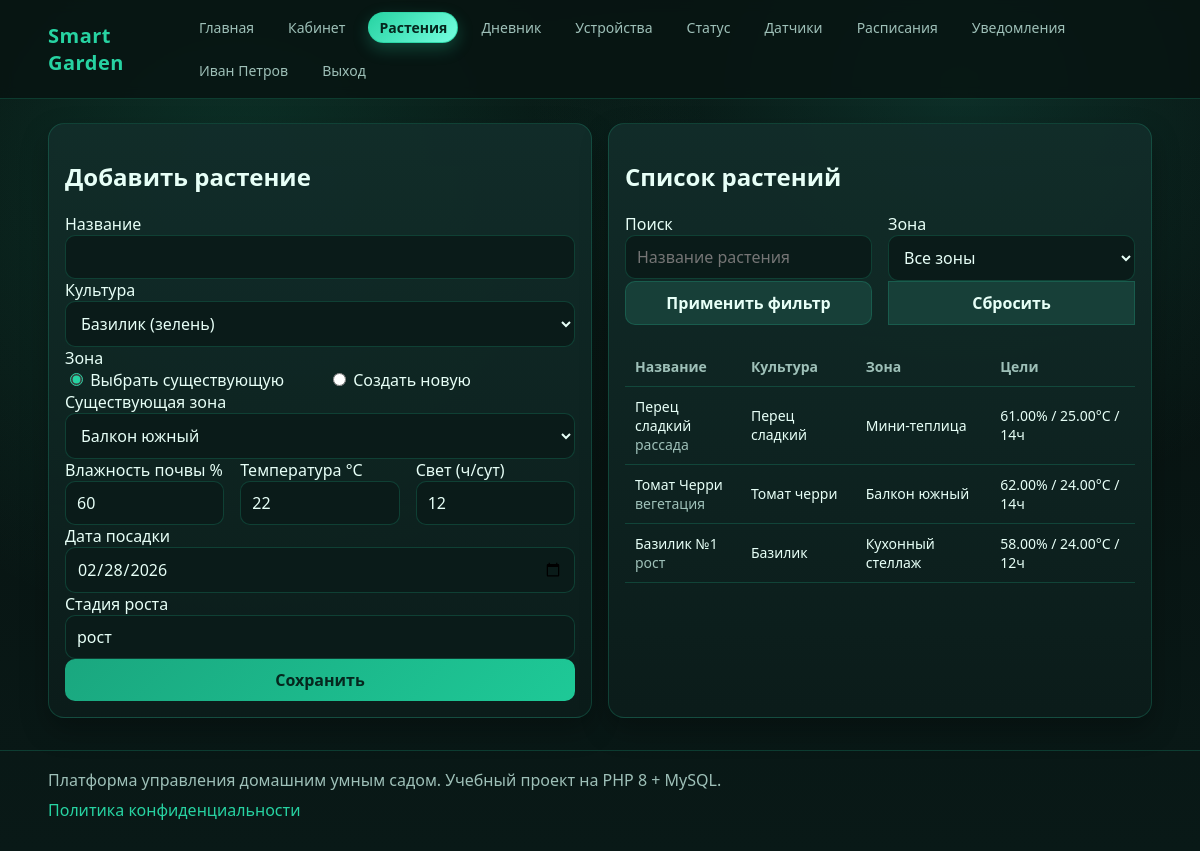
The page /?route=plants (signed in) on the database its author committed.
### tables this page shows
CREATE TABLE plants (
  id INT UNSIGNED AUTO_INCREMENT PRIMARY KEY,
  user_id INT UNSIGNED NOT NULL,
  zone_id INT UNSIGNED NULL,
  catalog_id INT UNSIGNED NULL,
  name VARCHAR(120) NOT NULL,
  stage VARCHAR(80) NOT NULL,
  planted_at DATE NOT NULL,
  target_soil_humidity DECIMAL(5,2) NOT NULL,
  target_temperature DECIMAL(5,2) NOT NULL,
  target_light_hours INT NOT NULL,
  created_at DATETIME NOT NULL,
  INDEX idx_plants_user (user_id),
  FOREIGN KEY (user_id) REFERENCES users(id) ON DELETE CASCADE,
  FOREIGN KEY (zone_id) REFERENCES zones(id) ON DELETE SET NULL,
  FOREIGN KEY (catalog_id) REFERENCES plant_catalog(id) ON DELETE SET NULL
);

CREATE TABLE plant_catalog (
  id INT UNSIGNED AUTO_INCREMENT PRIMARY KEY,
  name VARCHAR(120) NOT NULL,
  category VARCHAR(80) NOT NULL,
  optimal_soil_humidity DECIMAL(5,2) NOT NULL,
  optimal_temperature DECIMAL(5,2) NOT NULL,
  optimal_light_hours INT NOT NULL,
  description TEXT NULL
);

CREATE TABLE zones (
  id INT UNSIGNED AUTO_INCREMENT PRIMARY KEY,
  user_id INT UNSIGNED NOT NULL,
  name VARCHAR(120) NOT NULL,
  zone_type VARCHAR(80) NOT NULL,
  description TEXT NULL,
  created_at DATETIME NOT NULL,
  INDEX idx_zones_user (user_id),
  FOREIGN KEY (user_id) REFERENCES users(id) ON DELETE CASCADE
);

### app/helpers/View.php (called while the page is built, shortened)
<?php
class View
{
    public static function render(string $view, array $data = []): void
    {
        $viewPath = dirname(__DIR__, 2) . '/app/views/' . $view . '.php';
        extract($data, EXTR_SKIP);
        require dirname(__DIR__, 2) . '/app/views/layouts/header.php';
        require $viewPath;
        require dirname(__DIR__, 2) . '/app/views/layouts/footer.php';
    }
}

### app/Controllers/BaseController.php (called while the page is built, shortened)
<?php
class BaseController
{
    protected array $config;
    public function __construct(array $config)
    {
        $this->config = $config;
        $this->db = Database::connection($config);
    }
    protected function render(string $view, array $data = []): void
    {
        $defaults = [
            'appName' => $this->config['app']['name'],
            'currentUser' => Auth::user(),
            'csrfToken' => Csrf::token($this->config['security']['csrf_key']),
            'pageTitle' => $this->config['app']['name'],
            'metaDescription' => 'Платформа управления умным садом и дневник роста растений.',
        ];
        View::render($view, array_merge($defaults, $data));
    }
}

### app/Controllers/GardenController.php (called while the page is built, shortened)
<?php
class GardenController extends BaseController
{
    public function plants(): void
    {
        $uid = (int) $_SESSION['user']['id'];
        $page = max(1, (int) ($_GET['page'] ?? 1));
        $perPage = 8;
        $offset = ($page - 1) * $perPage;
        $q = trim((string) ($_GET['q'] ?? ''));
        $zoneFilter = (int) ($_GET['zone_id'] ?? 0);
        $where = ' WHERE p.user_id = :uid ';
        $params = ['uid' => $uid];
        $countStmt = $this->db->prepare('SELECT COUNT(*) FROM plants p LEFT JOIN plant_catalog c ON c.id = p.catalog_id ' . $where);
        $countStmt->execute($params);
        $total = (int) $countStmt->fetchColumn();
        $stmt = $this->db->prepare(
            'SELECT p.id, p.name, p.stage, p.target_soil_humidity, p.target_temperature, p.target_light_hours,
                    z.name AS zone_name, c.name AS catalog_name
             FROM plants p
             LEFT JOIN zones z ON z.id = p.zone_id
             LEFT JOIN plant_catalog c ON c.id = p.catalog_id
             ' . $where . '
             ORDER BY p.id DESC
             LIMIT :limit OFFSET :offset'
        );
        foreach ($params as $k => $v) {
            $stmt->bindValue(':' . $k, $v, is_int($v) ? \PDO::PARAM_INT : \PDO::PARAM_STR);
        }
        $stmt->bindValue(':limit', $perPage, \PDO::PARAM_INT);
        $stmt->bindValue(':offset', $offset, \PDO::PARAM_INT);
        $stmt->execute();
        $zones = $this->db->prepare('SELECT id, name FROM zones WHERE user_id = :uid ORDER BY name');
        $zones->execute(['uid' => $uid]);
        $catalog = $this->db->query('SELECT id, name, category FROM plant_catalog ORDER BY name ASC');
        $this->render('garden/plants', [
            'pageTitle' => 'Растения',
            'plants' => $stmt->fetchAll(),
            'zones' => $zones->fetchAll(),
            'catalog' => $catalog->fetchAll(),
            'page' => $page,
            'pages' => max(1, (int) ceil($total / $perPage)),
            'filters' => ['q' => $q, 'zone_id' => $zoneFilter],
        ]);
    }
}

### public/index.php (called while the page is built, shortened)
<?php
$root = dirname(__DIR__);
$config = require $root . '/config/config.php';
spl_autoload_register(function (string $class) use ($root): void {
    $prefix = 'App\\';
    $path = $root . '/app/' . str_replace('\\', '/', substr($class, strlen($prefix))) . '.php';
});
require_once $root . '/app/helpers/functions.php';
$routes = require $root . '/routes/web.php';
$router = new App\Helpers\Router($config, $routes);
$router->dispatch();

### app/helpers/Database.php (called while the page is built, shortened)
<?php
class Database
{
    private static ?PDO $pdo = null;
    public static function connection(array $config): PDO
    {
        $db = $config['db'];
        $dsn = sprintf(
            'mysql:host=%s;port=%s;dbname=%s;charset=%s',
            $db['host'],
            $db['port'],
            $db['name'],
            $db['charset']
        );
        try {
            self::$pdo = new PDO($dsn, $db['user'], $db['pass'], [
                PDO::ATTR_ERRMODE => PDO::ERRMODE_EXCEPTION,
                PDO::ATTR_DEFAULT_FETCH_MODE => PDO::FETCH_ASSOC,
                PDO::ATTR_EMULATE_PREPARES => false,
            ]);
        } catch (PDOException $e) {
            throw new PDOException('Ошибка подключения к БД: ' . $e->getMessage(), (int) $e->getCode(), $e);
        }
        return self::$pdo;
    }
}

### app/helpers/functions.php (called while the page is built)
<?php
function e(?string $value): string
{
    return htmlspecialchars((string) $value, ENT_QUOTES | ENT_SUBSTITUTE, 'UTF-8');
}

### app/views/garden/plants.php (the view, shortened to what this page needs)
<div class="grid">
  <section class="card span-6">
    <h2>Добавить растение</h2>
    <form method="post" action="/?route=plants/add" id="plant-form">
      <label>Название</label>
      <input type="text" name="name" required>
      <label>Культура</label>
      <select name="catalog_id" required>
        <?php foreach ($catalog as $c): ?>
          <option value="<?= (int) $c['id'] ?>"><?= e($c['name']) ?> (<?= e($c['category']) ?>)</option>
        <?php endforeach; ?>
      </select>
      <label>Зона</label>
      <div class="cols-2">
        <label>
          <input
            type="radio"
            name="zone_mode"
            value="existing"
            <?= !empty($zones) ? 'checked' : '' ?>
            <?= empty($zones) ? 'disabled' : '' ?>
          >
          Выбрать существующую
        </label>
        <label>
          <input
            type="radio"
            name="zone_mode"
            value="new"
            <?= empty($zones) ? 'checked' : '' ?>
          >
          Создать новую
        </label>
      </div>
      <div id="existing-zone-block" style="<?= empty($zones) ? 'display:none;' : '' ?>">
        <label>Существующая зона</label>
        <select name="zone_id" <?= empty($zones) ? 'disabled' : '' ?>>
          <?php foreach ($zones as $z): ?>
            <option value="<?= (int) $z['id'] ?>"><?= e($z['name']) ?></option>
          <?php endforeach; ?>
        </select>
      </div>
      <div class="cols-3">
        <div><label>Влажность почвы %</label><input type="number" step="0.1" name="target_soil_humidity" value="60"></div>
        <div><label>Температура °C</label><input type="number" step="0.1" name="target_temperature" value="22"></div>
        <div><label>Свет (ч/сут)</label><input type="number" name="target_light_hours" value="12"></div>
      </div>
      <label>Дата посадки</label>
      <input type="date" name="planted_at" value="<?= e(date('Y-m-d')) ?>">
      <label>Стадия роста</label>
      <input type="text" name="stage" value="рост">
      <button type="submit">Сохранить</button>
    </form>
  </section>
  <section class="card span-6">
    <h2>Список растений</h2>
    <form method="get" action="/">
      <div class="cols-2">
        <div>
          <label>Поиск</label>
          <input type="text" name="q" value="<?= e((string) ($filters['q'] ?? '')) ?>" placeholder="Название растения">
        </div>
        <div>
          <label>Зона</label>
          <select name="zone_id">
            <option value="0">Все зоны</option>
          </select>
        </div>
      </div>
      <div class="cols-2">
        <button type="submit" class="btn-secondary">Применить фильтр</button>
        <a class="btn btn-secondary" href="/?route=plants">Сбросить</a>
      </div>
    </form>
    <br>
    <div class="table-wrap">
      <table>
        <thead><tr><th>Название</th><th>Культура</th><th>Зона</th><th>Цели</th></tr></thead>
        <tbody>
        <?php if (empty($plants)): ?>
          <tr>
            <td colspan="4" class="muted">По выбранным фильтрам ничего не найдено.</td>
          </tr>
        <?php else: ?>
          <?php foreach ($plants as $p): ?>
            <tr>
              <td><?= e($p['name']) ?><br><span class="muted"><?= e((string) $p['stage']) ?></span></td>
              <td><?= e((string) $p['catalog_name']) ?></td>
              <td><?= e((string) $p['zone_name']) ?></td>
              <td><?= e((string) $p['target_soil_humidity']) ?>% / <?= e((string) $p['target_temperature']) ?>°C / <?= e((string) $p['target_light_hours']) ?>ч</td>
            </tr>
          <?php endforeach; ?>
        <?php endif; ?>
        </tbody>
      </table>
    </div>
  </section>
</div>

### app/helpers/Router.php (shortened to what this page needs)
<?php
class Router
{
    private array $config;
    private array $routes;
    public function __construct(array $config, array $routes)
    {
        $this->config = $config;
        $this->routes = $routes;
    }
    public function dispatch(): void
    {
        $method = strtoupper($_SERVER['REQUEST_METHOD'] ?? 'GET');
        $route = trim((string) ($_GET['route'] ?? ''), '/');
        foreach ($this->routes as $item) {
            if ($method !== $item['method'] || $route !== $item['path']) {
                continue;
            }
            [$class, $action] = $item['handler'];
            $controller = new $class($this->config);
            $controller->{$action}();
            return;
        }
    }
}

### public/assets/css/style.css (style rules this page uses)
:root { --bg: #081412; --bg-soft: #0f2220; --panel: #122d2a; --text: #e7fff7; --muted: #9ec0b8; --accent: #27d3a2; --warn: #ffc857; --danger: #ff6b6b; --line: rgba(39, 211, 162, 0.2); }
* { box-sizing: border-box; }
body { margin: 0; font-family: "Segoe UI", "Trebuchet MS", sans-serif; color: var(--text); background: radial-gradient(circle at 20% 20%, rgba(39,211,162,0.16), transparent 40%), radial-gradient(circle at 80% 10%, rgba(33,151,126,0.22), transparent 35%), linear-gradient(180deg, #07110f, #081412 45%, #091917); min-height: 100vh; }
a { color: var(--accent); text-decoration: none; }
.grid { display: grid; gap: 16px; grid-template-columns: repeat(12, 1fr); }
.card { background: linear-gradient(180deg, rgba(18,45,42,0.95), rgba(12,29,27,0.92)); border: 1px solid var(--line); border-radius: 16px; padding: 16px; box-shadow: 0 12px 28px rgba(0, 0, 0, 0.28); }
.muted { color: var(--muted); }
input, select, textarea, button { width: 100%; background: #0a1b19; color: var(--text); border: 1px solid var(--line); border-radius: 10px; padding: 10px 11px; font: inherit; }
input[type="checkbox"], input[type="radio"] { width: auto; padding: 0; accent-color: var(--accent); }
button, .btn { cursor: pointer; display: inline-flex; align-items: center; justify-content: center; gap: 8px; background: linear-gradient(135deg, #1aa77f, #1ec997); border: none; color: #05271e; font-weight: 700; }
.btn-secondary { background: #173f38; color: var(--text); border: 1px solid var(--line); }
.table-wrap { overflow-x: auto; }
table { width: 100%; border-collapse: collapse; }
th, td { padding: 10px; border-bottom: 1px solid var(--line); text-align: left; font-size: 14px; }
th { color: var(--muted); font-weight: 600; }
.cols-2 { display: grid; grid-template-columns: 1fr 1fr; gap: 16px; }
.cols-3 { display: grid; grid-template-columns: repeat(3, 1fr); gap: 16px; }
.span-6 { grid-column: span 6; }

### rows shown on the page
plants: name "Перец сладкий", stage "рассада", catalog.name "Перец сладкий", zone.name "Мини-теплица", target_soil_humidity "61.00", target_temperature "25.00", target_light_hours "14"
plants: name "Томат Черри", stage "вегетация", catalog.name "Томат черри", zone.name "Балкон южный", target_soil_humidity "62.00", target_temperature "24.00", target_light_hours "14"
plants: name "Базилик №1", stage "рост", catalog.name "Базилик", zone.name "Кухонный стеллаж", target_soil_humidity "58.00", target_temperature "24.00", target_light_hours "12"

### other values the page prints
form field catalog_id "Базилик (зелень)"
form field zone_id "Балкон южный"
